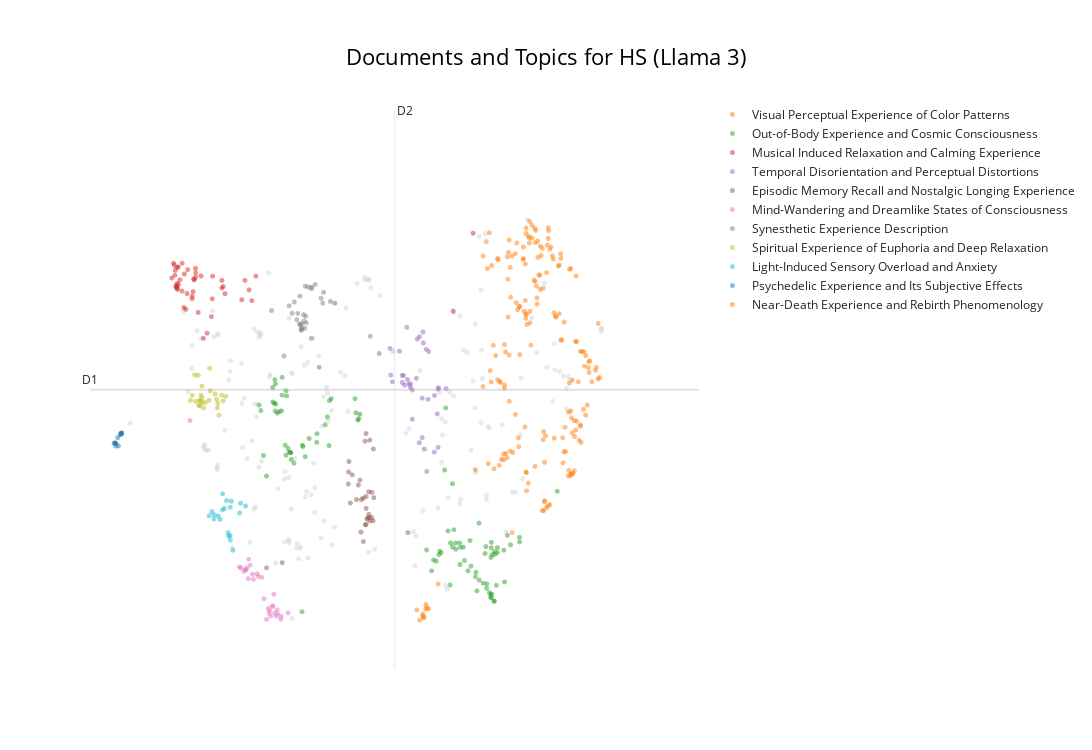
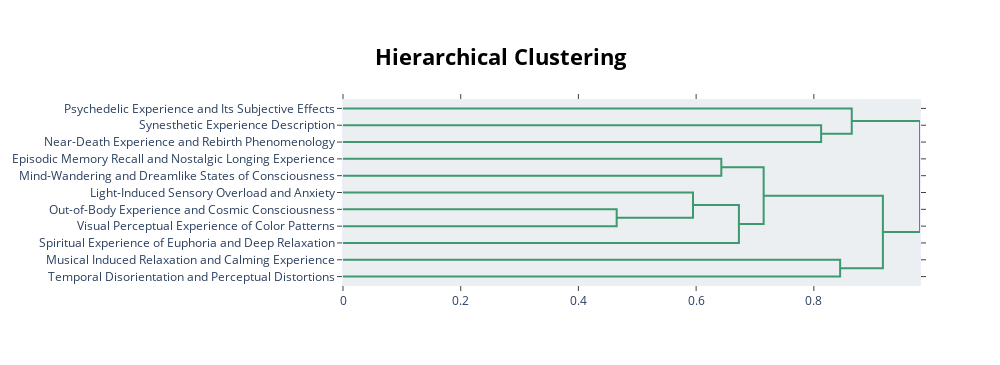

Notebook code for these charts, in order:
### Markdown cell above
### Visualisation

### Code cell
# Basic visu (to compare with visu before LLM labelling)
display(topic_model.visualize_documents(df_reports, title=f"Documents and Topics for {condition} (Llama 3)",
hide_annotations=True, hide_document_hover=False, custom_labels=True))


# Datammaplot visu 
reduced_embeddings = UMAP(
    n_neighbors=int(chosen_params['n_neighbors']),
    n_components=2, #reduced embedding to 2D for visualization
    min_dist=float(chosen_params['min_dist']),
    metric='cosine',
    random_state=random_seed
).fit_transform(embeddings)

datamapplot.create_plot(
   reduced_embeddings,
   all_labels,
   label_font_size=15,
   title=f"{condition}: Topic representations with Llama 3",
   sub_title="Labeled with `llama-3-8b-instruct` (representations on reduced 2D embeddings)",
   label_wrap_width=20,
   use_medoids=True
)

# hierarchical visu
display(topic_model.visualize_hierarchy(custom_labels=True))

### Figure 1 — Plotly figure (JSON) as saved in the notebook; plotly's stock layout.template omitted (floating-point values rounded to 4 significant figures; data arrays with more than 128 entries replaced by an {"elided": "..."} marker saying what was removed)
{"data": [{"hoverinfo": "text", "hovertext": {"elided": "171 str values"}, "marker": {"color": "#CFD8DC", "opacity": 0.5, "size": 5}, "mode": "markers+text", "name": "other", "showlegend": false, "type": "scattergl", "x": {"elided": "171 float values"}, "y": {"elided": "171 float values"}}, {"hoverinfo": "text", "hovertext": {"elided": "177 str values"}, "marker": {"opacity": 0.5, "size": 5}, "mode": "markers+text", "name": "Visual Perceptual Experience of Color Patterns", "text": {"elided": "177 str values"}, "textfont": {"size": 12}, "type": "scattergl", "x": {"elided": "177 float values"}, "y": {"elided": "177 float values"}}, {"hoverinfo": "text", "hovertext": ["It felt close to a religious experience, and profoundly moving and elating.", "Felt being pulled through a vortex of time, waiting to awake in a different dimension!", "It was really hard to put my finger on it.", "The experience felt almost transformative.", "The way it was delivered was too fast and too long; it wasn't with my rhythm.", "I realized I had to give myself (entregarme) to the experience if I wanted to feel it.", "Like I was particles or a star emitting light into space.", "Reminiscent of 2001 and the stargate.", "I was zooming through space; someone wanted to show me their planet far away.", "This is my 7th visit.", "I dreamt myself as a harbinger of the new planet, shaping the world with life and equity.", "Me in a spaceship travelling so fast I felt I was leaving my body behind.", "The previous was with pink tones and vortexes and a sensation of flying in a wormhole.", "My body felt heavy with a sense of sinking down, but at the same time I was flying forward.", "I wish I could do it again.", "It was profound.", "With this came a pure connectivity with my body and a slight floating sensation.", "I had a good experience with this and was surprised how sensation can play with our mind and emotions.", "I found the experience very moving and emotional.", "It was as if I was moving through a portal through time and space.", "I experienced absolute chaos which mirrors how I'm currently feeling.", "I wanted it to go on forever.", "It was very emotional.", "I felt like I experienced the Big Bang and everything since.", "In some sense it was tiring.", "This was unnerving sometimes.", "And I went to space and saw galaxies and stars.", "At the end of the journey, I was back to Earth, floating in dark blue, purple water.", "I also felt like seeing the origin of our galaxy and trying to understand the meaning of life.", "I want to do it again!", "I thought a lot about Rand's journey into Rhuidean and experiencing the history of the Aiel through the eyes of his ancestors.", "Feeling of motion from floating, looking up at the sky, to looking down beneath me, to flying forwards then backwards through a tunnel.", "I felt like people, things, surroundings were closing in on me from all sides and it made me jump and grab my chest.", "Then I was spinning through the universe.", "I at times felt a concern that the experience would end too soon.", "There were moments my body jerked like when I try to pee.", "Felt out of my body—in fact, off planet Earth—like I took a trip into space", "I felt as if I were in outer space or as if I was experiencing a transition after death.", "Falling and then being lifted through tunnels, I felt I was ascending to the warmth of the sun, and then I saw the waters moving on the face of the earth, covering all, into deepness and outside of time.", "I felt that God's light shone upon me and that I was going back to the beginning of the universe, the Big Bang, and seeing creatures in microcosm—at a cellular level—as well as planets and stars.", "Was starting to feel far more significant/interesting emotions when the experience stopped.", "Sense of time was weird; the experience felt really short.", "I was hurtling through space and time at a speed I couldn't determine.", "I thought of the universe; it felt like I was moving, moving to the centre, drawn in.", "I was emotionally moved.", "Overwhelming vast space, and I was insignificant.", "Towards the end, I felt like I was slowly floating upwards.", "It was like I was travelling between dimensions.", "My feet feel a bit floaty.", "Then I began to float through a tunnel filled with bright red and blue light into outer space or some other dimension.", "I felt very powerless and pulled along during the experience.", "I was in another world.", "As if taken through alternate realities by an unintelligible but considerate guide!", "Like I was being dragged along a space portal or tunnel at a very high speed.", "I must go and eat something.", "Something I had never experienced before; something I wish I could do once a week.", "I very suddenly felt like I had been shot into the air, travelling up through time and space.", "The universe?", "In a web of gold against the dark of the universe, I saw energy, the connection between all things.", "I wonder if it didn't work because I was too tall for the chair.", "Towards the end, I went to space.", "Sound created the visuals and created a pattern of energy movement across my body.", "It lasted about 6 seconds, but if it had gone on longer I would have had to...", "I felt like I was on a journey through space riding in a kaleidoscope... it was an out-of-body experience on occasion, and I felt a spinning sensation and like I could see galaxies and star clusters all around my invisible kaleidospacescraft.", "I left feeling profoundly moved and very tearful.", "A portal moving towards me, away from me, through me, fractaling into everything.", "It was exhausting in a similar way though.", "Then I jumped into my own bloodstream; I could see the red blood cells travelling in its flow with me; I could almost feel the warmth of my own blood as I floated and flowed in it.", "I felt as though I was experiencing the formation of the solar system and the Earth...a place of warmth and light arising out of dust and spinning chaos, suspended in an infinite void.", "I felt incredibly small, and had the weight of existence over me like a heavy blanket.", "I imagine I would go on a similar journey when I transition to the other realms.", "I felt like I was looking across the universe beyond any realm of experience.", "I came and experienced the experience you set up.", "It was difficult to hold both equally present.", "The take-off was intense and scary, but at the end I was floating peacefully in orbit with the glow of the Earth below me.", "It was like flying and crashing through different dimensions.", "I feel amazed as I saw a friend from the past who was free by a field on a green hill, which made me weep with joy, and I saw the poverty of my forebears and loved and thanked them.", "At one point, the sky immersed me like I was skydiving again.", "At one point I felt like I was flying.", "I've visited three times and had a different experience.", "Entry into another universe.", "Anxious and overwhelmed, total lack of control at first.", "Felt my body was being lifted and travelling through the universe.", "It was bigger, more profound, but almost intense.", "I felt in clouds, holding my breath.", "I felt at one point that I saw someone leave the room (like a dream); also we all lifted up and spiraled like a waltzer.", "Sometimes it felt overwhelming.", "The second time it was all around.", "Sometimes it felt and looked like wormholes.", "This is my second time.", "As the experience intensified, I felt euphoric and emotional.", "I saw a map of London, I walked through New York, I was floating in space like a star or angel and floating through my past memories, forgiving myself for having ever felt sad or numb.", "I often felt connected to space, as in floating weightless surrounded by millions of stars.", "My arms were weightless and parts of my body felt distant or unrecognisable.", "I wanted to stay in that space and see more of those worlds.", "All normal experiences usually, but this time everything was scary.", "Space, even if I've never been physically there.", "I was moved by a wild tide of atomic energy, converging around all of us.", "Saw vertical tree branches with green leaves towards the end, felt as though I was moving in a sleep state at that point.", "I tried to interpret them first, but then decided just to be fully present in the experience.", "Memories, meditation, swimming, weightlessness, space.", "I got lost; my body disappeared and came back."], "marker": {"opacity": 0.5, "size": 5}, "mode": "markers+text", "name": "Out-of-Body Experience and Cosmic Consciousness", "text": ["", "", "", "", "", "", "", "", "", "", "", "", "", "", "", "", "", "", "", "", "", "", "", "", "", "", "", "", "", "", "", "", "", "", "", "", "", "", "", "", "", "", "", "", "", "", "", "", "", "", "", "", "", "", "", "", "", "", "", "", "", "", "", "", "", "", "", "", "", "", "", "", "", "", "", "", "", "", "", "", "", "", "", "", "", "", "", "", "", "", "", "", "", "", "", "", "", "", "", "", "", ""], "textfont": {"size": 12}, "type": "scattergl", "x": [5.097, 8.536, 5.588, 5.292, 5.772, 5.071, 8.801, 7.804, 8.995, 6.425, 8.318, 8.175, 8.755, 7.749, 5.973, 5.283, 7.671, 5.105, 5.119, 8.418, 5.408, 5.941, 5.21, 8.54, 5.546, 5.36, 8.994, 8.206, 8.643, 6.002, 8.589, 7.858, 5.282, 8.597, 5.775, 4.924, 8.221, 7.891, 7.95, 8.603, 5.074, 5.965, 8.302, 8.544, 5.175, 8.048, 7.898, 8.518, 7.726, 8.474, 5.27, 8.555, 8.593, 8.293, 6.38, 5.81, 8.353, 7.82, 8.557, 5.317, 8.851, 4.972, 5.906, 9.595, 5.111, 7.929, 5.65, 7.712, 8.643, 7.517, 8.535, 8.445, 5.223, 5.55, 8.101, 8.473, 4.883, 8.054, 7.976, 6.393, 8.546, 5.366, 8.118, 5.221, 7.929, 8.04, 5.355, 6.457, 8.625, 6.435, 4.854, 7.981, 8.547, 7.629, 8.745, 5.337, 8.459, 5.144, 5.536, 5.114, 8.351, 7.597], "y": [7.023, 4.55, 6.332, 7.119, 6.517, 7.227, 5.313, 6.159, 5.227, 6.806, 4.595, 4.855, 4.711, 5.089, 7.058, 7.185, 4.98, 7.329, 7.013, 4.694, 6.248, 6.847, 6.925, 5.028, 6.479, 6.383, 5.288, 5.245, 5.093, 7.083, 4.464, 5.371, 6.352, 5.103, 6.629, 6.347, 4.914, 4.671, 5.387, 5.068, 7.039, 6.475, 4.836, 5.152, 6.915, 4.936, 5.215, 4.573, 5.11, 4.686, 6.481, 4.553, 4.461, 4.778, 7.082, 7.489, 4.734, 6.962, 5.064, 6.438, 5.19, 6.081, 6.745, 5.885, 6.923, 5.982, 6.567, 5.063, 5.154, 5.125, 4.511, 5.078, 7.359, 6.464, 5.162, 4.627, 6.929, 5.159, 5.214, 6.899, 4.508, 6.296, 4.989, 7.126, 5.162, 5.214, 6.387, 6.883, 4.667, 6.82, 7.001, 5.135, 5.223, 4.996, 5.122, 6.389, 5.169, 6.895, 4.326, 7.274, 5.472, 4.854]}, {"hoverinfo": "text", "hovertext": ["A peaceful experience.", "Joy and relaxation", "Tess is very calming.", "A calm, peaceful state.", "Being: immersed; calm; and thrilled.", "Good vibes.", "The louder the music, the better.", "Mainly stressed, but with moments of calm.", "The best bit was taking in the feelings of the music and gliding with it and morphing those visions according to how you feel about the music.", "Stimulation and relaxation within the music and light.", "I really enjoyed the music; it was very Zen.", "A great sense of calm and belonging.", "Amazing sense of peace and positivity.", "Sometimes verging on oppressive, but never scary.", "Calm and safe.", "Peacefulness and guidance.", "The music is calming and surreal.", "Optimism and escapism.", "Sense of comfort.", "Nostalgia and peace.", "Chaos and stillness.", "Blissful even.", "Wonderful, peaceful.", "The music especially was on par with how one perceives sound during an actual trip.", "Calm serenity, flashback emotions", "A feeling of peace and tranquility", "Relaxation, calm, and curiosity.", "A sense of calm.", "Relaxing and patterned music", "Helpful and positive ambient sounds.", "Peace, tranquility, joy, stimulation, arousal.", "Overarching truth and love.", "The music seemed to build to a crescendo near the end of the session and then move into a slower, calming sequence.", "Connection to an inner peace.", "I couldn't help thinking what would happen with a drum beat, maybe allow some non-Euro music in, much as I love John Hopkins.", "A really pleasant and relaxing sensation.", "Relaxing and reflective; worries stopped, put in proportion.", "Like a deep tissue massage for the mind.", "Deep relaxation and a sense of hope.", "Calm and serene and not frightening.", "An incredible sensory experience with a huge feeling of calm and peace.", "Utter peace and happiness.", "Like this—music is a very visual thing.", "Deep relaxation.", "An intensity of connection, vastness, spaciousness, loving awareness.", "Happiness,\nJoy,\nAdventure.", "Great peace.", "Peace and contentment."], "marker": {"opacity": 0.5, "size": 5}, "mode": "markers+text", "name": "Musical Induced Relaxation and Calming Experience", "text": ["", "", "", "", "", "", "", "", "", "", "", "", "", "", "", "", "", "", "", "", "", "", "", "", "", "", "", "", "", "", "", "", "", "", "", "", "", "", "", "", "", "", "", "", "", "", "", ""], "textfont": {"size": 12}, "type": "scattergl", "x": [3.66, 3.825, 3.557, 3.574, 3.888, 4.116, 4.63, 3.792, 4.739, 4.11, 4.58, 3.544, 3.667, 3.692, 3.556, 3.468, 4.283, 3.72, 3.534, 3.569, 3.711, 3.632, 3.597, 4.696, 3.848, 3.536, 3.806, 3.556, 4.264, 4.264, 3.814, 3.494, 4.314, 3.518, 7.94, 3.971, 3.79, 4.096, 3.844, 3.63, 4.028, 3.508, 4.804, 3.932, 8.257, 3.845, 3.557, 3.523], "y": [8.262, 8.621, 8.497, 8.559, 8.199, 8.667, 8.613, 8.409, 8.35, 8.374, 8.363, 8.534, 8.696, 8.24, 8.577, 8.643, 8.533, 8.752, 8.549, 8.786, 8.443, 8.835, 8.622, 8.49, 8.711, 8.522, 8.468, 8.511, 8.514, 8.613, 8.629, 8.836, 8.441, 8.68, 8.216, 7.863, 8.375, 8.144, 8.768, 8.475, 7.93, 8.809, 8.667, 8.671, 9.224, 8.654, 8.783, 8.743]}, {"hoverinfo": "text", "hovertext": ["Absolutely tripped away.", "Various characters who, if focused on them, would disappear.", "What do I really understand?", "Shapes and travel through time.", "No sense of time", "The final (most rapid?)", "Diolch yn fawr.", "Technology and humans.", "Sensory rollercoaster.", "A sense of expansion, moving towards something.", "A journey into the unknown.", "Moving through a tunnel of branches.", "Journey forward.", "Motivation, progress, and purpose.", "Scary, pointy, laughing clown face in test period.", "Then really fast.", "A bubbling of freedom.", "Staircase/Escalator\n2.", "Treasure Chests (2 Opening, 1 Closed/Locked)\n3.", "Not much at all.", "Forward motion.", "When a sense of what is happening seems to arrive, the vision vibrates and the sense leaves.", "Good beats leading me on.", "Or traveling at great speed through time.", "It was insane.", "A time and a place that seem to have happened but has yet to come.", "Slow and fast.", "A roller coaster speeding.", "Glimpse of something disappearing.", "A beautiful quest to oblivion", "A loss of sense of time, images that weren't images.", "Intense chaos.", "And then maybe backwards.", "A varying journey in speed and awareness.", "Live more!", "A complete journey.", "A wild ride.", "Feeling of things coming at you."], "marker": {"opacity": 0.5, "size": 5}, "mode": "markers+text", "name": "Temporal Disorientation and Perceptual Distortions", "text": ["", "", "", "", "", "", "", "", "", "", "", "", "", "", "", "", "", "", "", "", "", "", "", "", "", "", "", "", "", "", "", "", "", "", "", "", "", ""], "textfont": {"size": 12}, "type": "scattergl", "x": [6.764, 7.64, 7.131, 7.7, 7.289, 7.15, 5.879, 7.707, 7.465, 7.263, 7.54, 7.687, 7.26, 7.212, 7.203, 7.13, 7.406, 7.511, 7.643, 6.947, 7.235, 7.481, 6.936, 7.827, 6.622, 7.447, 6.976, 7.551, 7.7, 7.446, 7.402, 7.461, 7.168, 7.355, 7.087, 7.29, 7.371, 7.52], "y": [7.667, 6.39, 7.291, 7.206, 6.817, 7.382, 8.459, 7.225, 7.804, 7.273, 7.075, 6.886, 7.228, 7.331, 8.006, 7.384, 7.885, 7.721, 7.124, 7.387, 7.272, 6.431, 7.733, 7.213, 7.89, 6.58, 7.301, 7.691, 6.452, 7.09, 6.512, 7.946, 7.257, 7.346, 7.697, 7.195, 7.854, 6.14]}, {"hoverinfo": "text", "hovertext": ["I went back to many hard and mostly beautiful memories without prompting them at all.", "Felt like I was on that boat in Charlie and the Chocolate Factory.", "Lots of visuals, but towards the end, people I love and ancestors, some I did not previously know.", "And I always had something very obvious and captivating to come back to.", "I find myself feeling peaceful and present, like back then.", "It transported me into memories, having a deeper connection than ever before.", "The most vivid memories of my Dad carrying me on his shoulders as a young girl; it felt like I was back there for a short while.", "Similar stuff to what I normally think about.", "I then felt like I was in my old house (shared with an ex) and walking on my daily commute towards my old front door.", "I felt a confusing sense of place, a familiar place, like my grandmother's basement, or a train station, but I couldn't place it.", "I felt like I was in my parents' house but couldn't figure out which room.", "Deep memories and emotive reflections.", "Seeing and hearing my deceased relatives.", "Really just thoughts from my day, or things I need to do, or had forgotten to do.", "The sensation was very strong, and I struggled to find the memory that matched the feeling.", "It gives me an odd feeling of wanting to keep feeling these types of things again.", "Past memories and people not really in my life anymore.", "I wish to belong there with someone I really loved and missed...", "Similar stuff to what I normally experience", "It felt like coming home.", "It reminded me of being a child.", "At times it felt like I was back in the womb.", "I spoke to my 8-year-old self and 80-year-old self.", "I knew where I was, but felt this strong pull to this other familiar place just beyond my remembering.", "I still feel it now.", "Thought about God.", "In the end, I felt at home, a deep sense of warm, loving embrace, like being in my mother's womb.", "Random thoughts; some connected to people close to me, others just events and journeys.", "A lot of memories.", "I could walk around the room and almost reach out; it felt like I was therein my memory, looking back at the places.", "No difference between me and what was happening.", "I remembered beautiful and joyful memories and moments with my family, as if I was with them at the beach.", "Desire to retain and recall shapes, colours, and feelings evoked were strong, but understanding the experience may be lost once coming out of it."], "marker": {"opacity": 0.5, "size": 5}, "mode": "markers+text", "name": "Episodic Memory Recall and Nostalgic Longing Experience", "text": ["", "", "", "", "", "", "", "", "", "", "", "", "", "", "", "", "", "", "", "", "", "", "", "", "", "", "", "", "", "", "", "", ""], "textfont": {"size": 12}, "type": "scattergl", "x": [6.482, 7.22, 6.648, 6.403, 6.307, 6.509, 6.607, 6.614, 6.617, 6.569, 6.556, 6.433, 6.679, 4.974, 6.273, 6.278, 6.597, 6.458, 6.555, 6.543, 6.645, 6.512, 6.667, 6.585, 6.282, 6.671, 6.473, 5.221, 6.556, 6.599, 6.539, 6.557, 6.336], "y": [5.777, 5.349, 5.87, 5.776, 5.732, 5.796, 5.548, 6.546, 5.501, 5.525, 5.455, 5.966, 5.802, 4.894, 5.979, 6.134, 5.877, 6.028, 6.631, 5.45, 5.544, 5.234, 5.502, 5.539, 6.27, 6.43, 5.356, 4.961, 5.816, 5.586, 6.533, 5.663, 6.097]}, {"hoverinfo": "text", "hovertext": ["I wanted to engage more; it annoyed me when it started and stopped as my brain was developing themes.", "I realised any interaction had been quite short as my consciousness had drifted into the early stages in which the sandman cometh, where my brain's alpha waves quickly displaced the externally generated momentary visions with the garbled, messy, free association of non-sensical stories that act as the scent kindling of dreams.", "I couldn't be totally immersed because I suffer from tinnitus and no matter what, it's always a distraction.", "As the lights started and gradually built, I moved between states of mindfulness and being distracted by everyday thoughts.", "My mind sometimes was very active and overthinking, but I actually have no memory of what.", "It felt like almost the dreamlike state of anesthesia.", "I found my thoughts developing into stories and images while my eyes were closed.", "I think when it became overwhelming my brain would cut to normal thoughts, e.g., like what I need to buy from the shop for dinner.", "I felt like I drifted in and out of consciousness, but never opened my eyes.", "I had short dreams.", "Not wanting my thoughts to overtake the experience.", "It was so deep I was unsure if I was totally conscious.", "This time someone kept coughing and disrupted my thought process.", "My eyes wouldn't stop watering, so that kept my mind occupied.", "To be quite honest, I think I fell asleep, so don't really remember what I saw.", "Afterwards, I felt as if I had had the deepest, deepest sleep.", "I did not have profound thoughts during the experience but rather almost fell asleep in a dreamlike way.", "I was very conscious of my mind thinking about stopping thinking; in the end, that was funny.", "If I do, I will try and meditate beforehand as I still had racing thoughts interrupting me.", "Felt like dreaming; I did dream a little.", "I was put in a dreamlike, semiconscious state; the sensation when you are not quite asleep, coming into wakefulness, and dreaming of real things, conversations.", "For someone who has sleep paralysis regularly, this was quite interesting.", "I didn't know whether I was asleep or awake.", "I found myself lost in thought near the end, and stopped being aware of visual experience and just thought about stuff.", "Couldn't meditate either, even though I tried.", "And then my mind checked out and my subconscious took over and started talking.", "But then I just dozed off.", "Dreaming while awake—flashes of random places I have been.", "Also same with unsuccessfully trying to fall asleep during an insomnia period.", "Frustration that I couldn't stop thinking about the outside and concentrate on what was happening.", "I also felt asleep for a bit and I was thinking of my partner, who I could visualize."], "marker": {"opacity": 0.5, "size": 5}, "mode": "markers+text", "name": "Mind-Wandering and Dreamlike States of Consciousness", "text": ["", "", "", "", "", "", "", "", "", "", "", "", "", "", "", "", "", "", "", "", "", "", "", "", "", "", "", "", "", "", ""], "textfont": {"size": 12}, "type": "scattergl", "x": [4.712, 5.076, 4.561, 4.637, 4.822, 5.142, 5.064, 4.84, 4.999, 5.15, 4.641, 5.022, 4.689, 4.544, 5.041, 3.757, 5.101, 4.748, 4.611, 5.199, 5.204, 5.091, 5.015, 4.765, 4.684, 4.898, 4.974, 5.317, 4.933, 4.661, 5.127], "y": [4.928, 4.403, 4.896, 4.876, 4.815, 4.351, 4.391, 4.784, 4.368, 4.297, 4.863, 4.338, 5.005, 4.905, 4.268, 6.8, 4.31, 4.81, 4.849, 4.229, 4.268, 4.551, 4.303, 4.744, 4.754, 4.77, 4.226, 4.311, 4.494, 4.888, 4.268]}, {"hoverinfo": "text", "hovertext": ["Loved it.", "Overall, it was an amazing experience.", "Awesome experience, so much more than I expected.", "This is a truly amazing experience.", "Thank you; it was very interesting.", "So good!", "Fabulous experience.", "Thanks for the experience.", "Lots of uncertainty, but it went okay.", "It was quite satisfying.", "Amazing experience though.", "Very interesting experience.", "It is an unique experience I won't forget.", "I am amazed, never experienced something equal.", "Awesome experience and not what I expected.", "A perfectly cromulent experience", "Thank you for creating it.", "A keen experience", "Very well led.", "Still a really cool experience!", "Something wonderful", "Not as good as doing loads of ket but still decent.", "It was a beautiful experience.", "And this made me think about synesthetic experiences and how they're very precious and worth seeking out and appreciating.", "The visuals were pretty fun though.", "Very interesting!", "It was a wonderful experience I wasn't expecting.", "An interesting one.", "Good stuff."], "marker": {"opacity": 0.5, "size": 5}, "mode": "markers+text", "name": "Synesthetic Experience Description", "text": ["", "", "", "", "", "", "", "", "", "", "", "", "", "", "", "", "", "", "", "", "", "", "", "", "", "", "", "", ""], "textfont": {"size": 12}, "type": "scattergl", "x": [5.504, 5.469, 5.527, 5.605, 5.866, 5.687, 5.497, 5.596, 5.052, 5.333, 5.454, 5.533, 5.582, 5.683, 5.514, 5.57, 5.839, 5.524, 5.688, 5.562, 5.745, 5.589, 5.378, 5.251, 5.415, 5.989, 5.535, 6.056, 5.634], "y": [8.409, 8.185, 7.969, 8.063, 8.32, 8.505, 8.05, 8.15, 8.224, 8.284, 8.105, 8.052, 7.992, 7.863, 8.034, 8.088, 8.384, 7.978, 8.526, 8.17, 8.559, 8.538, 8.188, 7.635, 8.334, 8.341, 7.994, 8.318, 8.528]}, {"hoverinfo": "text", "hovertext": ["I felt relaxed, safe, and excited at the start of the experience.", "I felt very relaxed and comfortable.", "Throughout I felt calm but exalted.", "I also felt happy and smiled at certain points, which was quite weird.", "Transcendental, peaceful, although I also felt somewhat anxious.", "Suddenly seeing somewhere dark yet bright, resulting in a tingling sensation through alternative parts of my body, but also of pure relaxation.", "I felt very peaceful, euphoric, with a sense of wonder and awe.", "The first one was better because I felt relaxed and I got ideas.", "I was on a journey; I was relaxed and not a bit worried, as if I knew I would be safe.", "It's the most comfort I've ever felt, and it was magical.", "I felt elated and completely peaceful and found myself smiling broadly at these moments.", "I saw a lot of fast movement, but despite that, emotionally I felt absolute stillness and deep calm.", "I felt a deep connection with humankind and an overwhelming sense of peace.", "Then, all of a sudden, I felt like I was disembodied; a huge wave of euphoria took over, and I felt like I was totally free.", "It was comforting, and whilst I felt small and insignificant, I also felt free and powerful.", "My thoughts on this is I felt safe and fun.", "I felt warm and cold sensations in my hands at one point and was very relaxed and sleepy by the end.", "It was very relaxing, and when I fully opened my eyes I felt refreshed and new.", "But then I found I could shut it out if I wanted and was able to relax—almost falling asleep at times.", "It made me feel positive and as though something is guiding me.", "I felt hopeful.", "Was an interesting experience, and afterward I felt relaxed.", "I felt a profound sense of relaxation I have never experienced.", "level of strobing felt more relaxing again.", "Rather than a negative experience, I felt relief and comforted by it.", "I felt an overwhelming sense of euphoria and love for everyone in the room."], "marker": {"opacity": 0.5, "size": 5}, "mode": "markers+text", "name": "Spiritual Experience of Euphoria and Deep Relaxation", "text": ["", "", "", "", "", "", "", "", "", "", "", "", "", "", "", "", "", "", "", "", "", "", "", "", "", ""], "textfont": {"size": 12}, "type": "scattergl", "x": [3.913, 3.931, 3.946, 4.327, 3.975, 3.83, 4.181, 3.911, 3.923, 4.068, 4.259, 4.08, 4.199, 4.155, 4.059, 3.996, 3.764, 3.947, 3.898, 4.216, 4.192, 3.848, 3.947, 3.884, 3.794, 4.284], "y": [6.986, 7.127, 7.032, 7.111, 6.963, 7.39, 7.075, 7.058, 7.055, 7.476, 7.128, 7.184, 7.025, 7.143, 7.06, 7.032, 7.06, 7.094, 6.996, 6.868, 6.965, 7.048, 7.246, 7.385, 7.125, 7.053]}, {"hoverinfo": "text", "hovertext": ["I would prefer to use my hands to shield from the light.", "I experienced different states depending on the lighting—darkness and constant light made me feel relaxed, but the first two levels of strobing made me feel partly overwhelmed and anxious.", "I felt sleepy and a bit anxious at times due to the speed of the flashing lights.", "Changes in intensity of the experience when I focused compared to when the light was across my whole peripheral vision.", "I found the flashing lights a little intense, but the eye mask worked well for me during those times.", "It might be an idea to have a box of tissues in the reflection room.", "Personally, it was hard for me to find peace with the intensity of the bright light.", "At first it was unsettling because there were these lights flashing like a kaleidoscope in front of my eyes, even though my eyes were closed.", "I would have liked a slight diffusion on the light or something to keep my eyes shut; the intensity was demanding me to open my eyes.", "Changing temperature of my body with the lights.", "Hard to focus on a single pattern, and when you wanted to focus on one, it would become less focused.", "It was also interesting, when an image stabilised, to scan the field of vision up and down and side to side to explore the periphery.", "I kept thinking about a game of football I played on Tuesday and how I was hyper-aware of my eyes, if they had something in them or something that might pull me away from the experience.", "The visual experience felt a bit flat, so focused on being in my eyes and head; too much.", "I generally prefer the dark.", "I also felt like I wanted the experience to be more intense—much louder music, and the most intense part of the lighting pattern repeated for longer.", "Once I was wearing contacts and it was more geometric.", "I found the eye mask uncomfortable on my forehead, so I took it off.", "I could feel some sort of physical effect/stress or pressure on the front of my brain, on my face, that almost felt as if it was taking a hit from each pulse of light.", "But most of it had a white background for me, which made me feel like I was in a clinical space; that made me stressed."], "marker": {"opacity": 0.5, "size": 5}, "mode": "markers+text", "name": "Light-Induced Sensory Overload and Anxiety", "text": ["", "", "", "", "", "", "", "", "", "", "", "", "", "", "", "", "", "", "", ""], "textfont": {"size": 12}, "type": "scattergl", "x": [4.206, 4.338, 4.277, 4.361, 4.104, 4.544, 4.273, 4.56, 4.236, 4.414, 4.439, 4.397, 4.399, 4.37, 4.061, 4.304, 4.137, 4.144, 4.639, 4.397], "y": [5.563, 5.764, 5.852, 5.35, 5.622, 5.604, 5.642, 5.73, 5.52, 5.757, 5.121, 5.308, 5.253, 5.307, 5.568, 5.663, 5.525, 5.578, 5.694, 5.678]}, {"hoverinfo": "text", "hovertext": ["Like I was on an LSD trip, an out-of-body sensation when I am on drugs.", "Was like taking hallucinogenic drugs when I was younger.", "Sure am glad I wasn't on drugs!", "The closest thing I'll ever experience to being on drugs.", "Closest sober experience (and to be honest, better) than psychedelics.", "I think it helped me process some of the trauma I had with drug use.", "Having had many psychedelic experiences over many years, it was tame.", "Like being on acid or DMT but safer!!", "Perhaps even people who want to get off drugs.", "This is exactly how I remember being on LSD, without the scary parts.", "I participated in a psychedelic trial of DMT 7 months ago and this experience took me back to that.", "Having taken hallucinogens in the past, it lacked a narrative and an emotional connection comparatively—the scientific nature of the presentation perhaps cutting one off from an emotional and spiritual potential, although this is probably highly subjective."], "marker": {"opacity": 0.5, "size": 5}, "mode": "markers+text", "name": "Psychedelic Experience and Its Subjective Effects", "text": ["", "", "", "", "", "", "", "", "", "", "", ""], "textfont": {"size": 12}, "type": "scattergl", "x": [2.551, 2.577, 2.659, 2.608, 2.668, 2.648, 2.566, 2.672, 2.663, 2.568, 2.578, 2.62], "y": [6.506, 6.47, 6.634, 6.578, 6.623, 6.615, 6.507, 6.641, 6.636, 6.51, 6.502, 6.471]}, {"hoverinfo": "text", "hovertext": ["I hope that's what death feels like.", "What I imagine it's like looking back on life before you die.", "It felt like the circle of life, a soul leaving and returning.", "Healing a part of myself I didn't realise had decayed entirely.", "I wondered if it would be like this when you die.", "Maybe this is what it's like to be dead.", "The cycle of death and rebirth as envisaged in eighties D&D.", "It kind of felt like dying, reincarnating, and starting life again.", "Life after retired.", "Life, death, and rebirth.", "In brief—I was thinking if death could look like this experience, and so I decided to assume that I go through a near-death experience and check my thoughts about it, so you could build something more than a visual-only thing for me, so I cannot say it was totally useless as I was expecting."], "marker": {"opacity": 0.5, "size": 5}, "mode": "markers+text", "name": "Near-Death Experience and Rebirth Phenomenology", "text": ["", "", "", "", "", "", "", "", "", "", ""], "textfont": {"size": 12}, "type": "scattergl", "x": [7.468, 7.455, 7.503, 7.702, 7.454, 7.478, 7.52, 7.547, 7.364, 7.507, 7.409], "y": [4.25, 4.297, 4.36, 4.684, 4.273, 4.253, 4.376, 4.364, 4.348, 4.419, 4.217]}], "layout": {"annotations": [{"showarrow": false, "text": "D1", "x": 2.168, "y": 7.198, "yshift": 10}, {"showarrow": false, "text": "D2", "x": 7.007, "xshift": 10, "y": 10.81}], "height": 750, "shapes": [{"line": {"color": "#CFD8DC", "width": 2}, "type": "line", "x0": 7.007, "x1": 7.007, "y0": 3.584, "y1": 10.81}, {"line": {"color": "#9E9E9E", "width": 2}, "type": "line", "x0": 2.168, "x1": 11.85, "y0": 7.198, "y1": 7.198}], "title": {"font": {"color": "Black", "size": 22}, "text": "Documents and Topics for HS (Llama 3)", "x": 0.5, "xanchor": "center", "yanchor": "top"}, "width": 1200, "xaxis": {"visible": false}, "yaxis": {"visible": false}}}

### Figure 2 — Plotly figure (JSON) as saved in the notebook; plotly's stock layout.template omitted (floating-point values rounded to 4 significant figures)
{"data": [{"hoverinfo": "text", "marker": {"color": "rgb(61,153,112)"}, "mode": "lines", "type": "scatter", "x": [0.0, 0.8124, 0.8124, 0.0], "xaxis": "x", "y": [-15.0, -15.0, -25.0, -25.0], "yaxis": "y"}, {"hoverinfo": "text", "marker": {"color": "rgb(61,153,112)"}, "mode": "lines", "type": "scatter", "x": [0.0, 0.8644, 0.8644, 0.8124], "xaxis": "x", "y": [-5.0, -5.0, -20.0, -20.0], "yaxis": "y"}, {"hoverinfo": "text", "marker": {"color": "rgb(61,153,112)"}, "mode": "lines", "type": "scatter", "x": [0.0, 0.6428, 0.6428, 0.0], "xaxis": "x", "y": [-35.0, -35.0, -45.0, -45.0], "yaxis": "y"}, {"hoverinfo": "text", "marker": {"color": "rgb(61,153,112)"}, "mode": "lines", "type": "scatter", "x": [0.0, 0.465, 0.465, 0.0], "xaxis": "x", "y": [-65.0, -65.0, -75.0, -75.0], "yaxis": "y"}, {"hoverinfo": "text", "marker": {"color": "rgb(61,153,112)"}, "mode": "lines", "type": "scatter", "x": [0.0, 0.5947, 0.5947, 0.465], "xaxis": "x", "y": [-55.0, -55.0, -70.0, -70.0], "yaxis": "y"}, {"hoverinfo": "text", "marker": {"color": "rgb(61,153,112)"}, "mode": "lines", "type": "scatter", "x": [0.5947, 0.6727, 0.6727, 0.0], "xaxis": "x", "y": [-62.5, -62.5, -85.0, -85.0], "yaxis": "y"}, {"hoverinfo": "text", "marker": {"color": "rgb(61,153,112)"}, "mode": "lines", "type": "scatter", "x": [0.6428, 0.7147, 0.7147, 0.6727], "xaxis": "x", "y": [-40.0, -40.0, -73.75, -73.75], "yaxis": "y"}, {"hoverinfo": "text", "marker": {"color": "rgb(61,153,112)"}, "mode": "lines", "type": "scatter", "x": [0.0, 0.8447, 0.8447, 0.0], "xaxis": "x", "y": [-95.0, -95.0, -105.0, -105.0], "yaxis": "y"}, {"hoverinfo": "text", "marker": {"color": "rgb(61,153,112)"}, "mode": "lines", "type": "scatter", "x": [0.7147, 0.9173, 0.9173, 0.8447], "xaxis": "x", "y": [-56.88, -56.88, -100.0, -100.0], "yaxis": "y"}, {"hoverinfo": "text", "marker": {"color": "rgb(61,153,112)"}, "mode": "lines", "type": "scatter", "x": [0.8644, 0.9804, 0.9804, 0.9173], "xaxis": "x", "y": [-12.5, -12.5, -78.44, -78.44], "yaxis": "y"}], "layout": {"autosize": false, "height": 365, "hoverlabel": {"bgcolor": "white", "font": {"family": "Rockwell", "size": 16}}, "hovermode": "closest", "plot_bgcolor": "#ECEFF1", "showlegend": false, "title": {"font": {"color": "Black", "size": 22}, "text": "<b>Hierarchical Clustering</b>", "x": 0.5, "xanchor": "center", "yanchor": "top"}, "width": 1000, "xaxis": {"mirror": "allticks", "rangemode": "tozero", "showgrid": false, "showline": true, "showticklabels": true, "ticks": "outside", "type": "linear", "zeroline": false}, "yaxis": {"mirror": "allticks", "range": [-110, 0], "rangemode": "tozero", "showgrid": false, "showline": true, "showticklabels": true, "tickmode": "array", "ticks": "outside", "ticktext": ["Psychedelic Experience and Its Subjective Effects", "Synesthetic Experience Description", "Near-Death Experience and Rebirth Phenomenology", "Episodic Memory Recall and Nostalgic Longing Experience", "Mind-Wandering and Dreamlike States of Consciousness", "Light-Induced Sensory Overload and Anxiety", "Out-of-Body Experience and Cosmic Consciousness", "Visual Perceptual Experience of Color Patterns", "Spiritual Experience of Euphoria and Deep Relaxation", "Musical Induced Relaxation and Calming Experience", "Temporal Disorientation and Perceptual Distortions"], "tickvals": [-5, -15, -25, -35, -45, -55, -65, -75, -85, -95, -105], "type": "linear", "zeroline": false}}}
